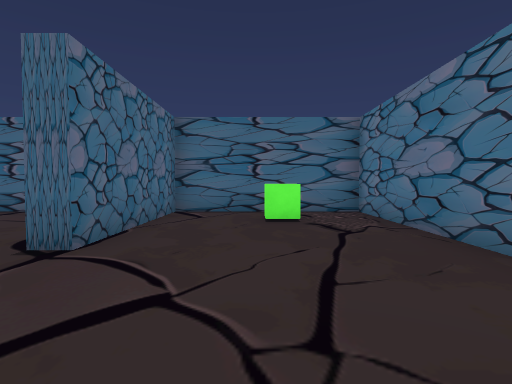
[1] (above)

20 first-person views from a walk through a 3-D level made in the Unity game engine. The camera is 1.5 m above the floor, tilts 2° down and sees 80° across. The floor is counted in squares, 2 m on a side. Each view is taken from the middle of a square. On the plan, view 1 faces up. The plan holds only what a view shows up to about 10 squares ahead; the rest is blank. The player character is not drawn. Some animated figures are not drawn.

[2]
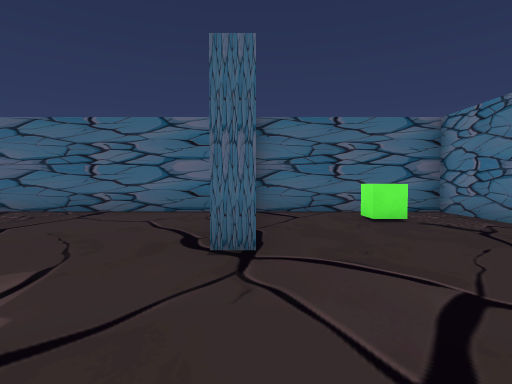

[3]
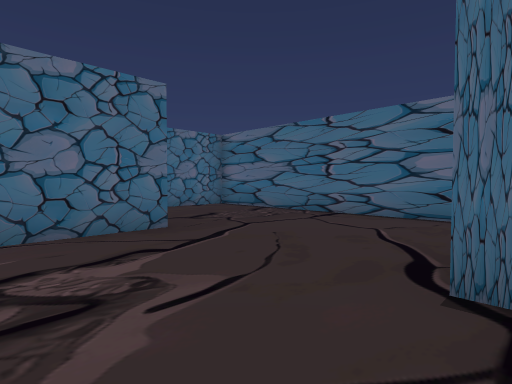

[4]
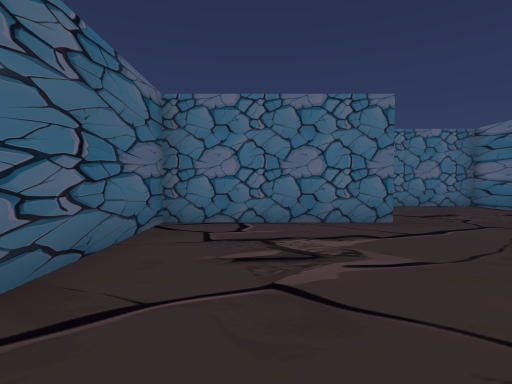

[5]
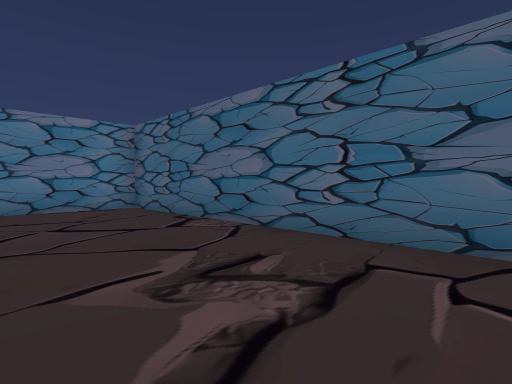

[6]
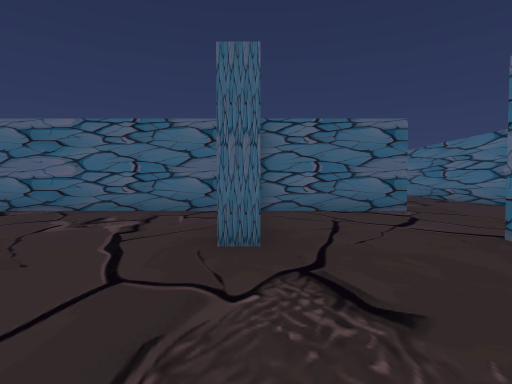

[7]
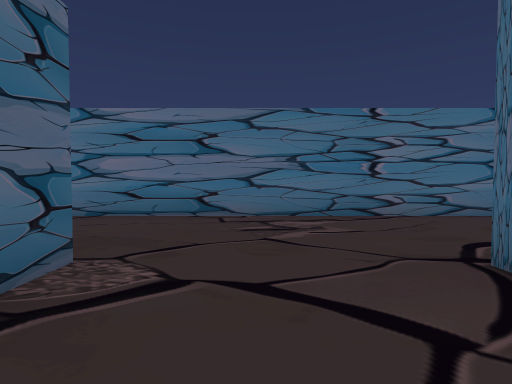

[8]
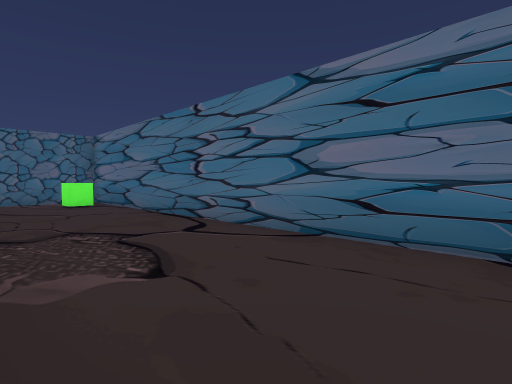

[9]
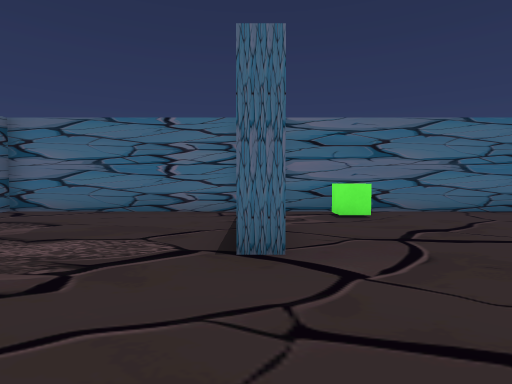

[10]
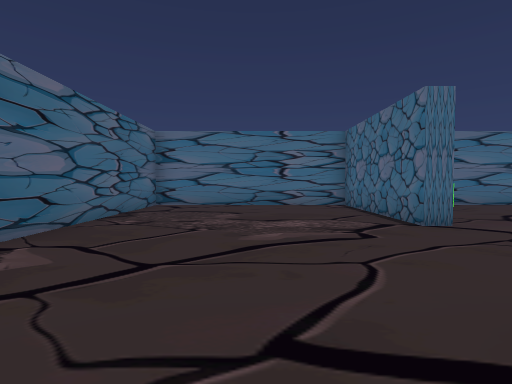

[11]
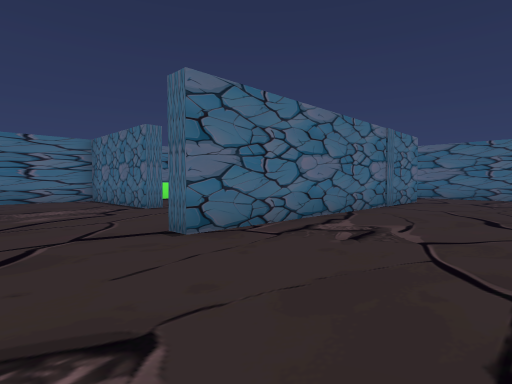

[12]
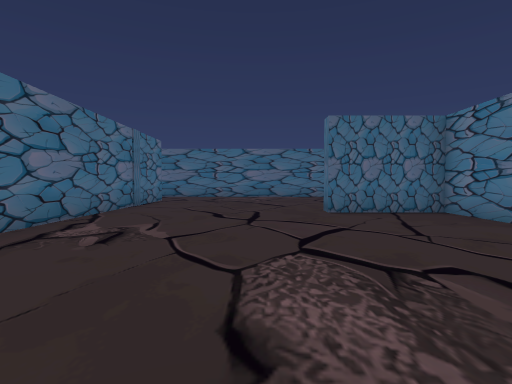

[13]
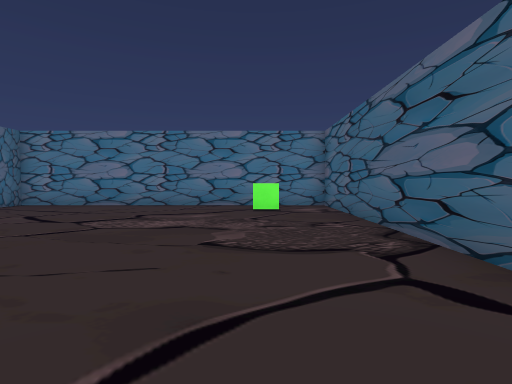

[14]
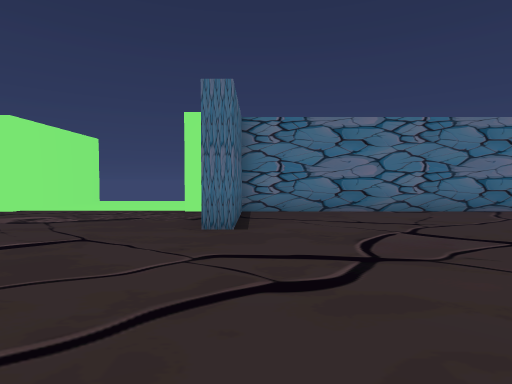

[15]
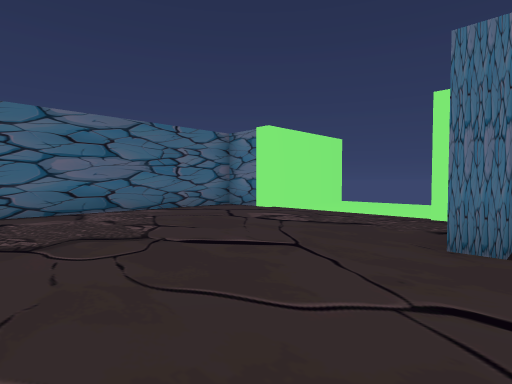

[16]
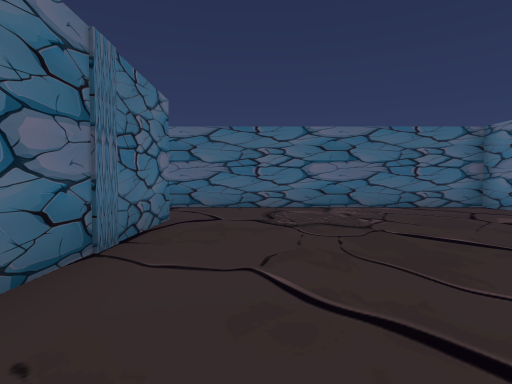

[17]
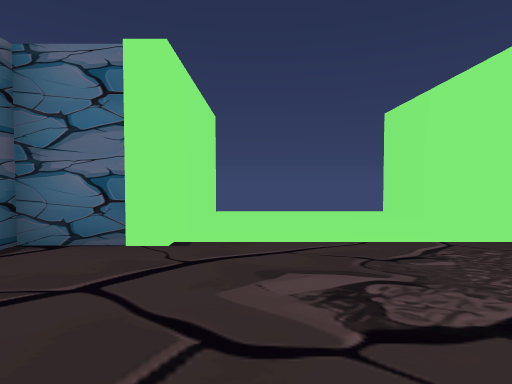

[18]
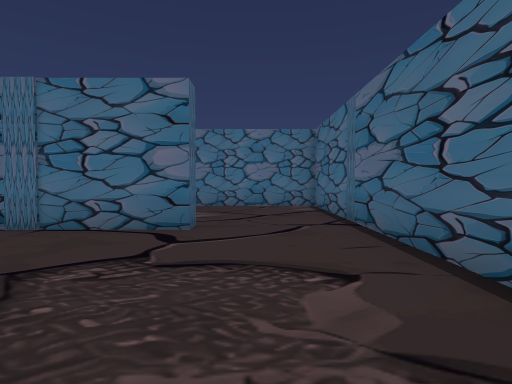

[19]
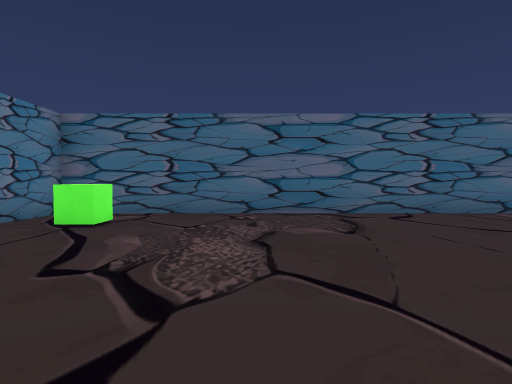

[20]
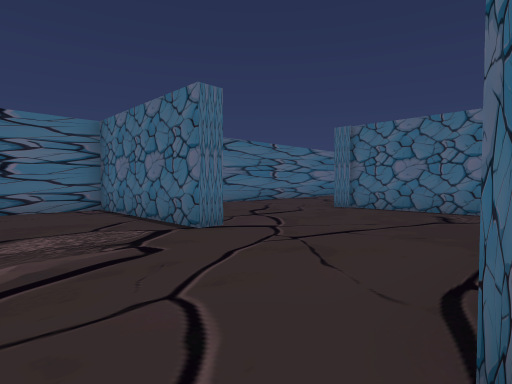

### Floor plan
Ten units are one square. View 1 is at (0, 0); x grows to the right and y downward. Boxes are objects, and circles mark ways between rooms. Rooms are numbered by the first view taken in them; rooms with no view inside come last. Other rooms are left out.
<svg viewBox="-151 -81 226 268">
<path fill="none" stroke="#000" d="M-31 -76 -101 -76 -101 -51M-71 -35 -65 -35 -65 7 25 7 25 -76 -20 -76 -20 -33 -25 -33M-71 68 -108 68M-62 40 -57 40 -57 137 -62 137M-101 116 -101 122 -146 122 -146 182 25 182 25 87 -3 87 -3 81M-135 117 -120 117M-109 7 -71 7M25 78 25 72 68 72M66 30 25 30 25 12 -101 12 -101 49M-146 -62 -146 112"/>
<rect x="5" y="-65" width="10" height="10" fill="#bbb"><title>other object</title></rect>
<rect x="-145" y="95" width="10" height="10" fill="#bbb"><title>other object</title></rect>
<rect x="5" y="155" width="10" height="10" fill="#bbb"><title>other object</title></rect>
<circle cx="-85" cy="-35" r="3" fill="#2a7"/>
<text x="-30" y="-40">1</text>
<text x="-70" y="80">2</text>
</svg>
Room 1 opens to room 2.

Where each view was taken, in squares from view 1:
view 1: 0 up, 0 right, facing up
view 2: 0 up, 2 left, facing up
view 3: 1 up, 2 left, facing up-left
view 4: 1 up, 1 left, facing left
view 5: 3 up, 6 left, facing down-right
view 6: 7 up, 7 left, facing down
view 7: 1 up, 8 left, facing left
view 8: 0 up, 11 left, facing down-left
view 9: 12 down, 7 left, facing left
view 10: 15 down, 5 left, facing left
view 11: 16 down, 2 left, facing up-left
view 12: 16 down, 2 left, facing up
view 13: 16 down, 7 left, facing right
view 14: 9 down, 5 left, facing right
view 15: 9 down, 4 left, facing up-right
view 16: 10 down, 4 left, facing up
view 17: 4 down, 1 left, facing right
view 18: 3 down, 1 left, facing left
view 19: 11 down, 2 left, facing down
view 20: 15 down, 6 left, facing up-left
